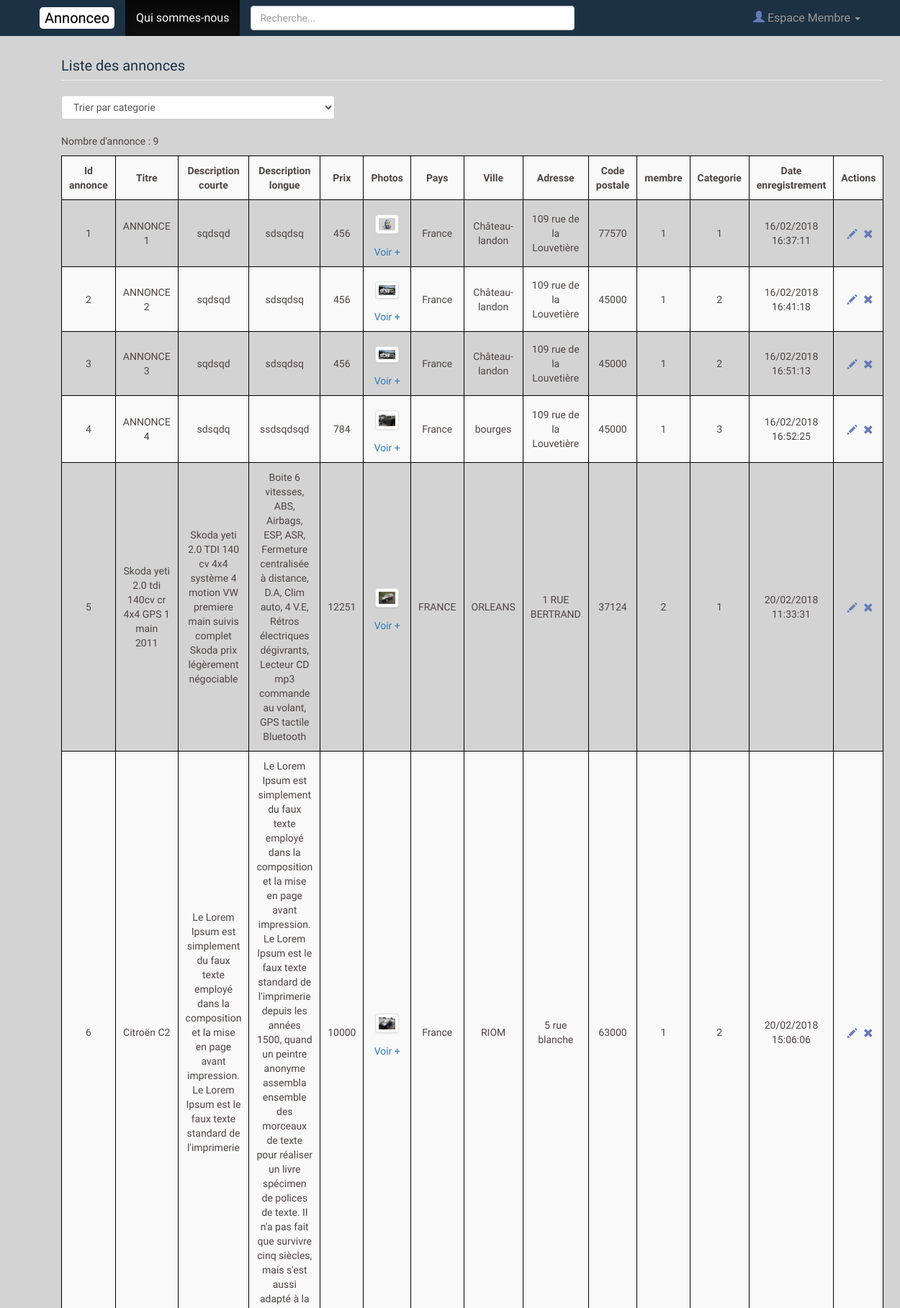
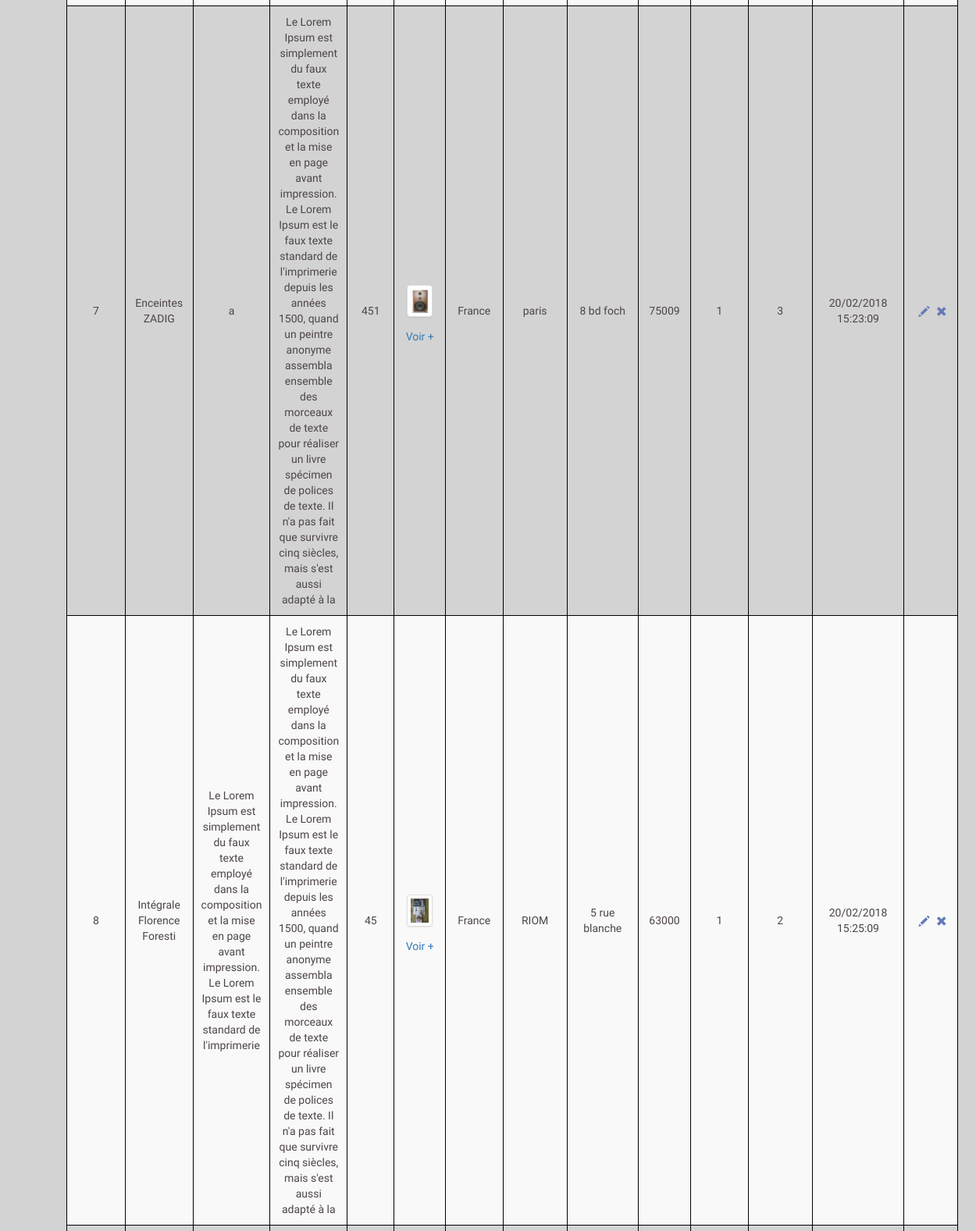
Screenshot of /php/back_office/gestion_annonces.php (upper part) with the database file from the repository (2 pictures, top to bottom).
### tables this page shows
CREATE TABLE `annonce` (
  `id_annonce` int(3) NOT NULL,
  `titre` varchar(255) NOT NULL,
  `description_courte` varchar(255) NOT NULL,
  `description_longue` text NOT NULL,
  `prix` float NOT NULL,
  `pays` varchar(20) NOT NULL,
  `ville` varchar(20) NOT NULL,
  `adresse` varchar(50) NOT NULL,
  `cp` int(5) NOT NULL,
  `membre_id` int(3) NOT NULL,
  `categorie_id` int(3) NOT NULL,
  `date_enregistrement` datetime NOT NULL DEFAULT CURRENT_TIMESTAMP
);

### php_inc/functions.php (called while the page is built, shortened)
<?php
function format_dateHeure($dateHeure){
    $dateHeure = date_create($dateHeure);
    $dateHeureFormatee = date_format($dateHeure,'d/m/Y H:i:s');
    return $dateHeureFormatee;
}
?>

### php/back_office/gestion_annonces.php (the view, shortened to what this page needs)
<?php
require_once('../../php_inc/init.php');
require_once('../../php_inc/header.php');
$contenu='';
$resul= $pdo->query('SELECT
ANN.id_annonce,
ANN.titre,
ANN.description_courte,
ANN.description_longue,
ANN.prix,
ANN.pays,
ANN.ville,
ANN.adresse,
ANN.cp,
ANN.membre_id,
ANN.categorie_id,
ANN.date_enregistrement,
PHO.url,
PHO.annonce_id,
MIN(PHO.date_enregistrement)
FROM annonce ANN
INNER JOIN photo PHO ON PHO.annonce_id=ANN.id_annonce
GROUP BY ANN.id_annonce');
$contenu .="<h2 class='page-header' > Liste des annonces</h2>";
$resulcat=$pdo->query('SELECT * FROM categorie');
$contenu .='<div class="col-xs-4 select_cat"><select class="form-control">
            <option selected>Trier par categorie</option>';
while($cat=$resulcat->fetch(PDO::FETCH_ASSOC))
{
    $contenu.='<option value="'.$cat['titre'].'">Categorie: '.$cat['titre'].'</option>';
};
$contenu .='</select><br></div>';
$contenu .="<p>Nombre d'annonce : ".$resul->rowCount()."</p>";
$contenu .="<table class='table-striped'>
            <tr>";
$contenu .='<th >Id annonce</th>';
$contenu .='<th >Titre</th>';
$contenu .='<th >Description courte</th>';
$contenu .='<th >Description longue</th>';
$contenu .='<th >Prix</th>';
$contenu .='<th >Photos</th>';
$contenu .='<th >Pays</th>';
$contenu .='<th >Ville</th>';
$contenu .='<th >Adresse</th>';
$contenu .='<th >Code postale</th>';
$contenu .='<th >membre</th>';
$contenu .='<th >Categorie</th>';
$contenu .='<th >Date enregistrement</th>';
$contenu .='<th >Actions</th>';
$contenu .="</tr>";
while($ligne = $resul->fetch(PDO::FETCH_ASSOC) )
{
$contenu .='<tr>';
$contenu .='<td>'.$ligne['id_annonce'].'</td>';
$contenu .='<td>'.$ligne['titre'].'</td>';
$contenu .='<td>'.$ligne['description_courte'].'</td>';
$contenu .='<td>'.$ligne['description_longue'].'</td>';
$contenu .='<td>'.$ligne['prix'].'</td>';
$contenu .='<td><a target="_blank" href="'.$ligne['url'].'"> <img class="img-thumbnail img-responsive affiche" src="'.$ligne['url'].'" alt="'.$ligne['annonce_id'].'"></a>
<a class="font-size:8px;text-align : center" href="#ModalAutresPhotos" data-toggle="modal">Voir +</a></td>';
?>
<?php
$contenu .='<td>'.$ligne['pays'].'</td>';
$contenu .='<td>'.$ligne['ville'].'</td>';
$contenu .='<td>'.$ligne['adresse'].'</td>';
$contenu .='<td>'.$ligne['cp'].'</td>';
$contenu .='<td>'.$ligne['membre_id'].'</td>';
$contenu .='<td>'.$ligne['categorie_id'].'</td>';
$contenu .='<td>'.format_dateheure($ligne['date_enregistrement']).'</td>';
$contenu .='<td><a href="?action=modification&id_annonce='.$ligne['id_annonce'].'"><span class="glyphicon modif glyphicon-pencil" aria-hidden="true"></span></a>
                <a href="?action=suppression&id_annonce='.$ligne['id_annonce'].'"onclick=
                "return(confirm(\'Etes vous certain de vouloir supprimer cette annonce :'.$ligne['titre'].'?\'))"><span class="glyphicon glyphicon-remove" aria-hidden="true"></span></a></td>';
$contenu .='</tr>';
}
$contenu .='<table>';
echo $contenu;
?>
<?php
require_once('../../php_inc/footer.php');
?>

### assets/css/style.css (style rules this page uses)
body { background: lightgray; color: #4e4545; font-family: Play; min-height: 1350px; padding: 70px; }
h2 { margin: 0; font-size: 20px; color: #1C3144; }
.page-header { margin: 10px 0 20px; }
.affiche { height:75%%; width: 75%; }
img.img-thumbnail.img-responsive { margin-top:10px !important; }
.select_cat { float: none; padding:0; }
table.table-striped { width:100%; }
table.table-striped th { padding:10px; text-align: center; border:1px solid black; }
.table-striped td { padding:10px; text-align: center; border:1px solid black; }
.glyphicon.modif { color:#647ab7; padding: 10%; }
.glyphicon { color:#647ab7; }
img.img-responsive { margin-bottom: 15px; }

### rows the page displays
annonce: id_annonce "1", titre "ANNONCE 1", description_courte "sqdsqd", description_longue "sdsqdsq", prix "456", pays "France", ville "Château-landon", adresse "109 rue de la Louvetière", cp "77570", membre "1", categorie "1", date_enregistrement "16/02/2018 16:37:11"
annonce: id_annonce "2", titre "ANNONCE 2", description_courte "sqdsqd", description_longue "sdsqdsq", prix "456", pays "France", ville "Château-landon", adresse "109 rue de la Louvetière", cp "45000", membre "1", categorie "2", date_enregistrement "16/02/2018 16:41:18"
annonce: id_annonce "3", titre "ANNONCE 3", description_courte "sqdsqd", description_longue "sdsqdsq", prix "456", pays "France", ville "Château-landon", adresse "109 rue de la Louvetière", cp "45000", membre "1", categorie "2", date_enregistrement "16/02/2018 16:51:13"
annonce: id_annonce "4", titre "ANNONCE 4", description_courte "sdsqdq", description_longue "ssdsqdsqd", prix "784", pays "France", ville "bourges", adresse "109 rue de la Louvetière", cp "45000", membre "1", categorie "3", date_enregistrement "16/02/2018 16:52:25"
annonce: id_annonce "5", titre "Skoda yeti 2.0 tdi 140cv cr 4x4 GPS 1 main 2011", description_courte "Skoda yeti 2.0 TDI 140 cv 4x4 système 4 motion VW premiere main suivis complet Skoda prix légèrement négociable", description_longue "Boite 6 vitesses, ABS, Airbags, ESP, ASR, Fermeture centralisée à distance, D.A, Clim auto, 4 V.E, Rétros électriques dégivrants, Lecteur CD mp3 commande au volant, GPS tactile Bluetooth", prix "12251", pays "FRANCE", ville "ORLEANS", adresse "1 RUE BERTRAND", cp "37124", membre "2", categorie "1", date_enregistrement "20/02/2018 11:33:31"
annonce: id_annonce "6", titre "Citroën C2", description_courte "Le Lorem Ipsum est simplement du faux texte employé dans la composition et la mise en page avant impression. Le Lorem Ipsum est le faux texte standard de l'imprimerie", description_longue "Le Lorem Ipsum est simplement du faux texte employé dans la composition et la mise en page avant impression. Le Lorem Ipsum est le faux texte standard de l'imprimerie depuis les années 1500, quand un peintre anonyme assembla ensemble des morceaux de texte pour réaliser un livre spécimen de polices de texte. Il n'a pas fait que survivre cinq siècles, mais s'est aussi adapté à la", prix "10000", pays "France", ville "RIOM", adresse "5 rue blanche", cp "63000", membre "1", categorie "2", date_enregistrement "20/02/2018 15:06:06"
annonce: id_annonce "7", titre "Enceintes ZADIG", description_courte "a", description_longue "Le Lorem Ipsum est simplement du faux texte employé dans la composition et la mise en page avant impression. Le Lorem Ipsum est le faux texte standard de l'imprimerie depuis les années 1500, quand un peintre anonyme assembla ensemble des morceaux de texte pour réaliser un livre spécimen de polices de texte. Il n'a pas fait que survivre cinq siècles, mais s'est aussi adapté à la", prix "451", pays "France", ville "paris", adresse "8 bd foch", cp "75009", membre "1", categorie "3", date_enregistrement "20/02/2018 15:23:09"
annonce: id_annonce "8", titre "Intégrale Florence Foresti", description_courte "Le Lorem Ipsum est simplement du faux texte employé dans la composition et la mise en page avant impression. Le Lorem Ipsum est le faux texte standard de l'imprimerie", description_longue "Le Lorem Ipsum est simplement du faux texte employé dans la composition et la mise en page avant impression. Le Lorem Ipsum est le faux texte standard de l'imprimerie depuis les années 1500, quand un peintre anonyme assembla ensemble des morceaux de texte pour réaliser un livre spécimen de polices de texte. Il n'a pas fait que survivre cinq siècles, mais s'est aussi adapté à la", prix "45", pays "France", ville "RIOM", adresse "5 rue blanche", cp "63000", membre "1", categorie "2", date_enregistrement "20/02/2018 15:25:09"

### other values shown
$resul->rowCount() "9"
